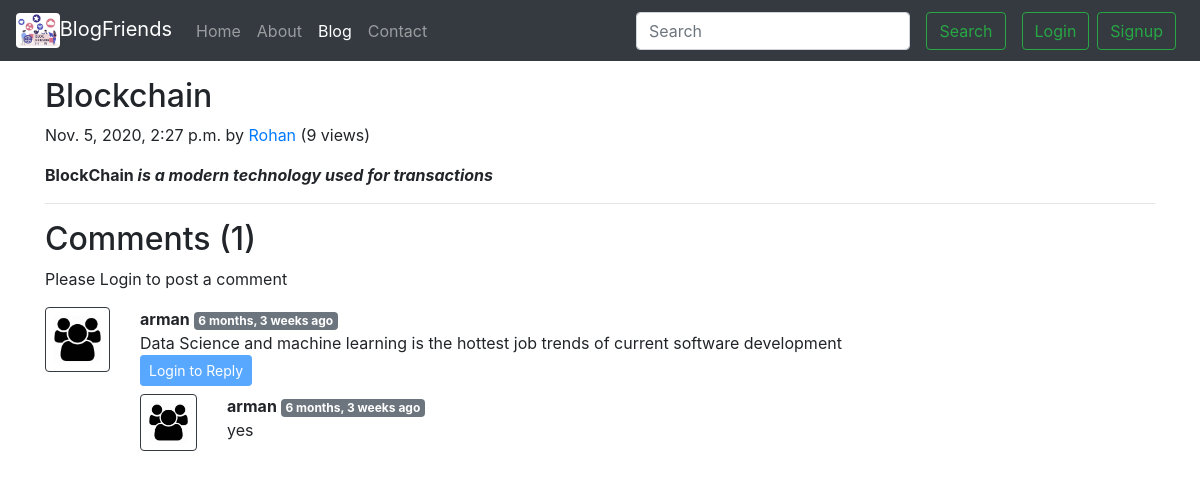
/blog/first-post, run on the app's committed database.
### blog/models.py (models this page shows, shortened)
class Post(models.Model):
    sno = models.AutoField(primary_key=True)
    title = models.CharField(max_length=255)
    content = RichTextField()
    author = models.CharField(max_length=13)
    views = models.IntegerField(default=0)
    timestamp = models.DateTimeField(blank=True)
    slug = models.CharField(max_length=130)

class BlogComment(models.Model):
    sno = models.AutoField(primary_key=True)
    comment = models.TextField()
    user = models.ForeignKey(User, on_delete=models.CASCADE)
    post = models.ForeignKey(Post, on_delete=models.CASCADE)
    parent = models.ForeignKey('self', on_delete=models.CASCADE, null=True)
    timestamp = models.DateTimeField(default=now)

### blog/views.py (the view)
# urls.py: path('<str:slug>', views.blogPost, name='blogPost'),
def blogPost(request, slug):
    post = Post.objects.filter(slug=slug).first()
    post.views = post.views + 1
    post.save()
    comments = BlogComment.objects.filter(post=post,parent=None)
    replies = BlogComment.objects.filter(post=post).exclude(parent=None)
    replyDict = {}
    for reply in replies:
        if reply.parent.sno not in replyDict.keys():
            replyDict[reply.parent.sno] = [reply]
        else:
            replyDict[reply.parent.sno].append(reply)
    context = {
        'post': post,
        'comments':comments,
        'user':request.user,
        'replyDict': replyDict
    }
    return render(request,'blog/blogPost.html',context)

### blog/templatetags/extras.py (called while the page is built)
@register.filter(name='get_val')
def get_val(dict,key):
    return dict.get(key)

### templates/blog/blogPost.html (shortened to what this page needs)
{% extends 'base.html' %}
{% block blogactive %}
active
{% endblock blogactive %}
{% block body %}
{% load humanize %}
{% load extras %}
<div class="container my-3">
     <h2 class="blog-post-title">{{ post.title }}</h2>
     <p class="blog-post-meta">
          {{post.timestamp}} by <a href="#">{{ post.author }}</a> (<span>{{ post.views }} views</span>)
     </p>
     <p>{{ post.content | safe }}</p>
     <hr />
</div>
<div class="container">
     <h2>Comments ({{comments.count }})</h2>
     <div class="my-2">
          {% if user.is_authenticated %}
          <form action="{% url 'postComment' %}" method="post">
               {% csrf_token %}
               <div class="form-group">
                    <label for="exampleInputEmail1">Post Comment:</label>
                    <input type="text" class="form-control" name="comment" placeholder="Enter comment here" />
               </div>
               <input type="hidden" name="parentSno" value="" />
               <input type="hidden" name="postSno" value="{{post.sno}}" />
               <button type="submit" class="btn btn-primary">Submit</button>
          </form>
          {% else %}
          <p>Please Login to post a comment</p>
          {% endif %}
     </div>
     {% for comment in comments %}
     <div class="row my-3">
          <div class="col-md-1">
               <img class="rounded mx-auto d-block w-100 p-2 border border-dark" src="/static/images/user.jpg" alt="" />
          </div>
          <div class="col-md-11">
               <b>{{ comment.user.username }} </b>
               <span class="badge badge-secondary">{{ comment.timestamp |naturaltime }}</span>
               <div>{{ comment.comment }}</div>
               <div class="reply mx-0">
                    {% if user.is_authenticated %}
                    <button class="btn btn-sm btn-primary" type="button" data-toggle="collapse"
                         data-target="#replyBox{{comment.sno}}" aria-expanded="false"
                         aria-controls="replyBox{{comment.sno}}">
                         Reply
                    </button>
                    <div class="collapse" id="replyBox{{ comment.sno }}">
                         <div class="card card-body my-2">
                              <form action="{% url 'postComment' %}" method="post">
                                   {% csrf_token %}
                                   <div class="form-group">
                                        <label for="comment">Post a Reply</label>
                                        <input type="text" class="form-control" name="comment"
                                             placeholder="Enter comment here" />
                                        <input type="hidden" name="parentSno" value="{{ comment.sno }}" />
                                   </div>
                                   <input type="hidden" name="postSno" value="{{post.sno}}" />
                                   <button type="submit" class="btn btn-primary">Submit</button>
                              </form>
                         </div>
                    </div>
                    {% else %}
                    <button class="btn btn-sm btn-primary" type="button" data-toggle="collapse"
                         data-target="#replyBox{{ comment.sno}}" aria-expanded="false"
                         aria-controls="replyBox{{ comment.sno }}" disabled>
                         Login to Reply
                    </button>
                    {% endif %}
                    <div class="replies my-2">
                         {% for reply in replyDict|get_val:comment.sno %}
                         <div class="row">
                              <div class="col-md-1">
                                   <img class="rounded mx-auto d-block w-100  p-2 border border-dark"
                                        src="/static/images/user.jpg" alt="" />
                              </div>
                              <div class="col-md-11">
                                   <b>{{ reply.user.username }} </b>
                                   <span class="badge badge-secondary">{{ reply.timestamp |naturaltime }}</span>
                                   <div>{{ reply.comment }}</div>
                              </div>
                         </div>
                         <br />
                         {% endfor %}
                    </div>
               </div>
          </div>
     </div>
     {% endfor %}
</div>
{% endblock body %}

### templates/base.html (shortened to what this page needs)
<!DOCTYPE html>
{% load static %}
<html lang="en">
<head>
  <link rel="stylesheet" href="https://cdn.jsdelivr.net/npm/bootstrap@4.5.3/dist/css/bootstrap.min.css">
</head>
<body>
  <nav class="navbar navbar-expand-lg navbar-dark bg-dark">
    <a class="navbar-brand" href="/"><img class="myimg rounded" src="{% static 'images/blogicon.jpg' %}">BlogFriends</a>
    <div class="collapse navbar-collapse" id="navbarSupportedContent">
      <ul class="navbar-nav mr-auto">
        <li class="nav-item {% block homeactive %} {% endblock homeactive %}">
          <a class="nav-link" href="/">Home <span class="sr-only">(current)</span></a>
        </li>
        <li class="nav-item {% block aboutactive %} {% endblock aboutactive %}">
          <a class="nav-link" href="/about">About</a>
        </li>
        <li class="nav-item {% block blogactive %} {% endblock blogactive %}">
          <a class="nav-link" href="/blog">Blog</a>
        </li>
        <li class="nav-item {% block contactactive %} {% endblock contactactive %}">
          <a class="nav-link" href="/contact">Contact</a>
        </li>
      </ul>
      <div class="ml-auto form-inline">
        <form method="get" action="/search" class=" my-2 my-lg-0 mx-3">
          <input class="form-control mr-sm-2" type="search" placeholder="Search" aria-label="Search" name="query"
            id="query" />
          <button class="btn btn-outline-success my-2 my-sm-0 ml-1" type="submit">
            Search
          </button>
        </form>
      {% if user.is_authenticated %}
        <ul class="navbar-nav">
          <li class="nav-item dropdown">
            <a class="nav-link dropdown-toggle" href="#" id="navbarDropdown" role="button" data-toggle="dropdown"
              aria-haspopup="true" aria-expanded="false">
              Welcome {{request.user}}
            </a>
            <div class="dropdown-menu" aria-labelledby="navbarDropdown">
              <a class="dropdown-item" href="/logout">Logout</a>
            </div>
          </li>
        </ul>
        {% else %}
        <button type="submit" class="btn btn-outline-success mr-2" data-toggle="modal" data-target="#loginModal">
          Login
        </button>
        <button type="submit" class="btn btn-outline-success mr-2" data-toggle="modal" data-target="#signupModal">
          Signup
        </button>
      {% endif %}
      </div>
    </div>
  </nav>
  {% block body %}
   {% endblock body %}
</body>
</html>

### templates/base.html (style rules this page uses)
.myimg { max-height:35px; padding:0; }

### data on the page
Post: title "Blockchain", timestamp "Nov. 5, 2020, 2:27 p.m.", author "Rohan", views "9", content "BlockChain is a modern technology used for transactions"
BlogComment: user.username "arman", timestamp "6 months, 3 weeks ago", comment "Data Science and machine learning is the hottest job trends of current software development"
BlogComment: user.username "arman", timestamp "6 months, 3 weeks ago", comment "yes"

### other printed values
{{ comments.count }} "1"
